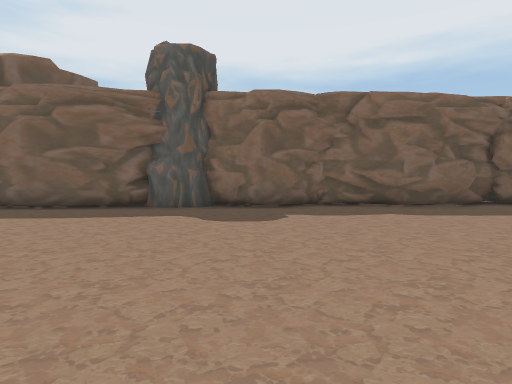
View 1 (above)

16 first-person views from a walk through a 3-D level made in the Unity game engine. The camera is 1.3 m above the floor, tilts 2° down and sees 75° across. The floor is counted in squares, 2 m on a side. Each view is taken from the middle of a square. On the plan, view 1 faces up. The plan holds only what a view shows up to about 10 squares ahead; the rest is blank. The place goes on beyond the plan. The player character is not drawn. Some animated figures are not drawn.

View 2
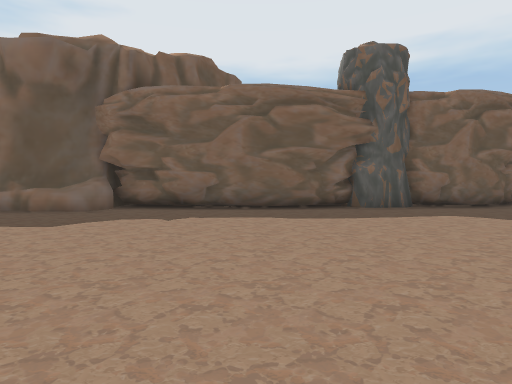

View 3
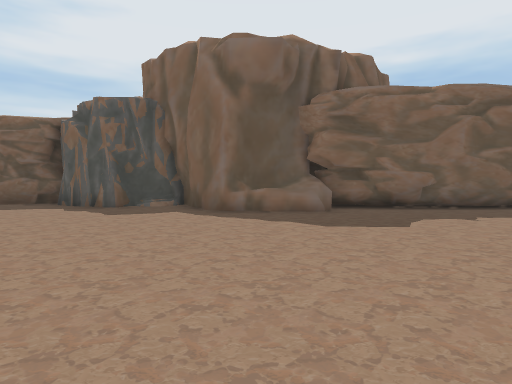

View 4
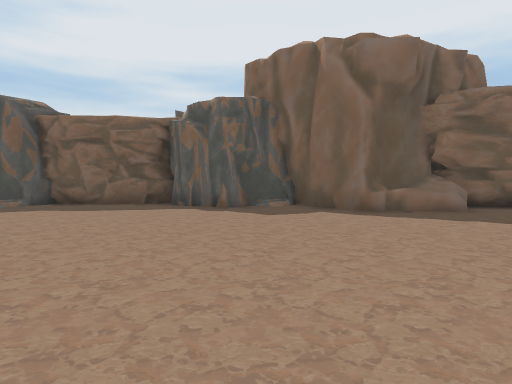

View 5
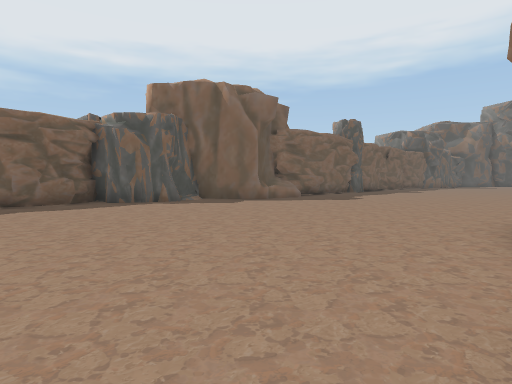

View 6
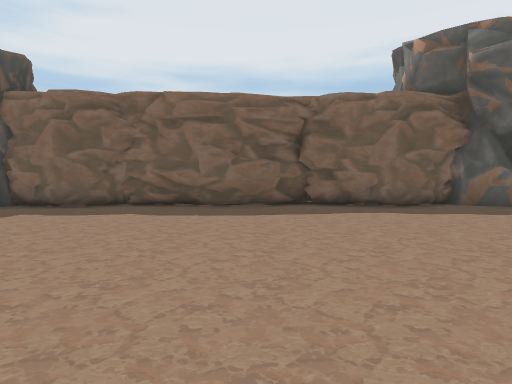

View 7
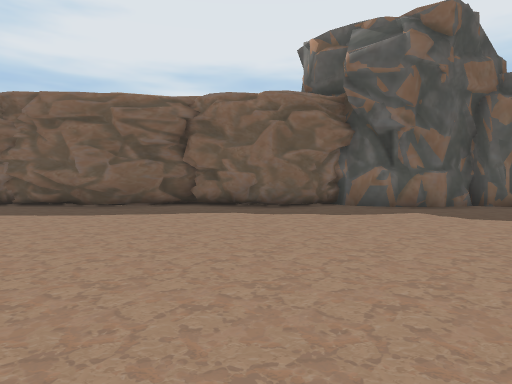

View 8
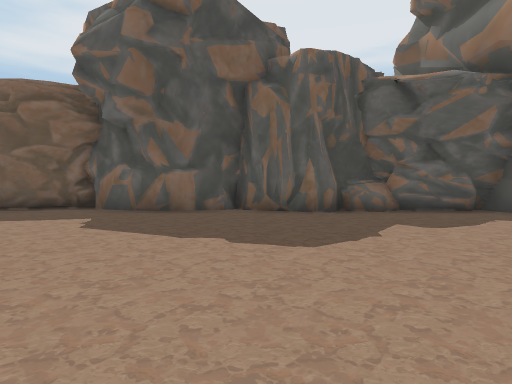

View 9
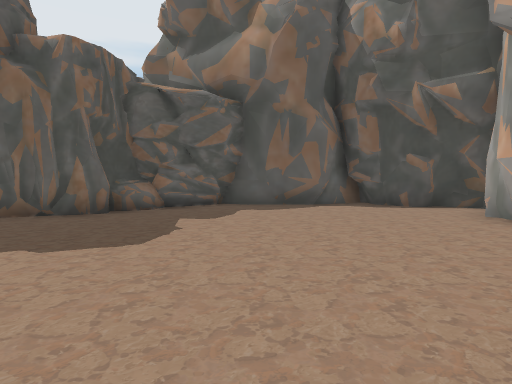

View 10
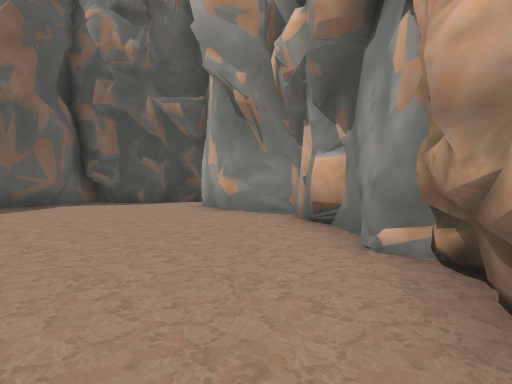

View 11
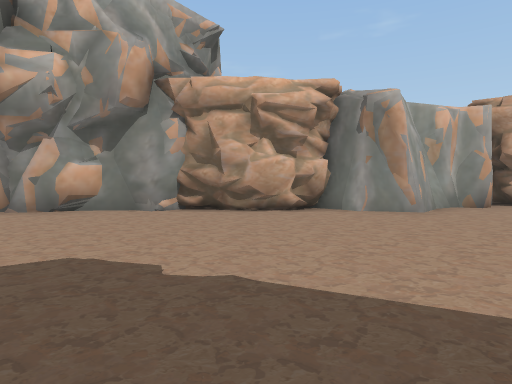

View 12
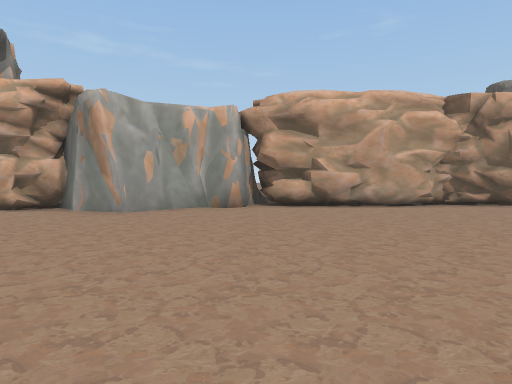

View 13
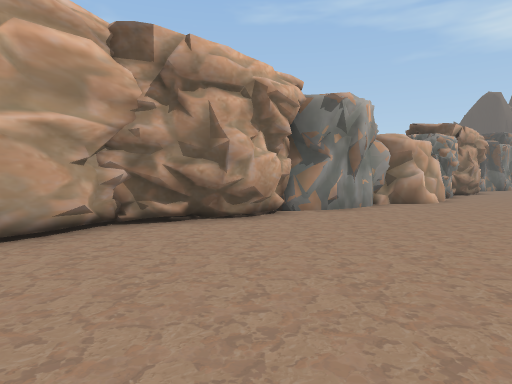

View 14
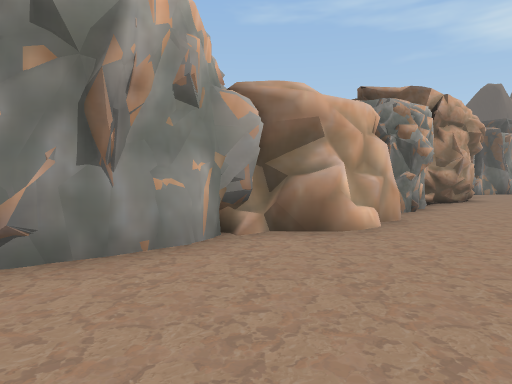

View 15
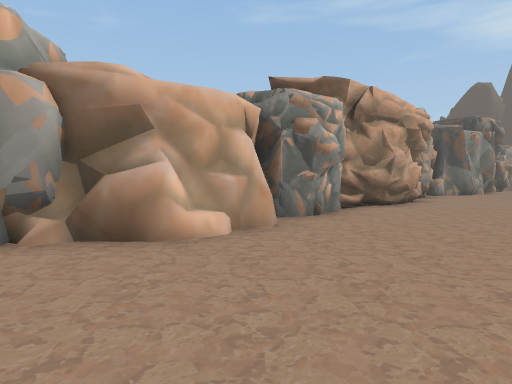

View 16
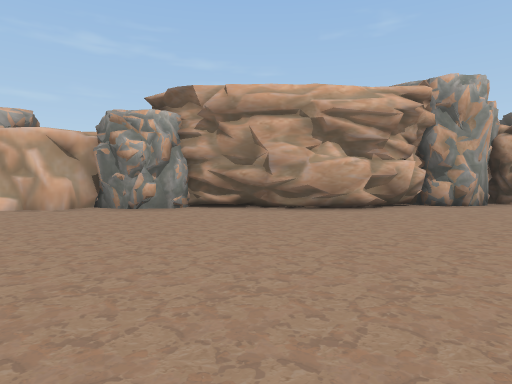

### Floor plan
Key: @ floor where view 1 was taken; # wall or solid block; . floor; ^ raised ledge; O other object.
Columns run from 19 left of view 1 to 21 right of it. Each row starts with its distance up from view 1.
 10    ##
  9 ######### ##       ##################
  8 .....#..#########O##..........##########
  7 .........^^............................##
  6  .......................................#
  5  ........................................
  4  ........................................
  3 .........................................
  2 .......................................#
  1 ......................................##
  0 ............##.....@.........##########
 -1 ..#######O########.....###.########
 -2 ####             ####### ###

Where each view was taken, in squares from view 1:
view 1: 0 up, 0 right, facing up
view 2: 0 up, 5 left, facing up
view 3: 0 up, 10 left, facing up
view 4: 0 up, 13 left, facing up
view 5: 1 down, 19 left, facing up-right
view 6: 0 up, 5 right, facing up
view 7: 0 up, 8 right, facing up
view 8: 1 up, 14 right, facing up
view 9: 1 up, 13 right, facing up-right
view 10: 1 up, 12 right, facing right
view 11: 7 up, 13 right, facing down
view 12: 7 up, 7 right, facing down
view 13: 3 up, 4 right, facing down-left
view 14: 2 up, 2 left, facing down-left
view 15: 3 up, 4 left, facing down-left
view 16: 7 up, 12 left, facing down
